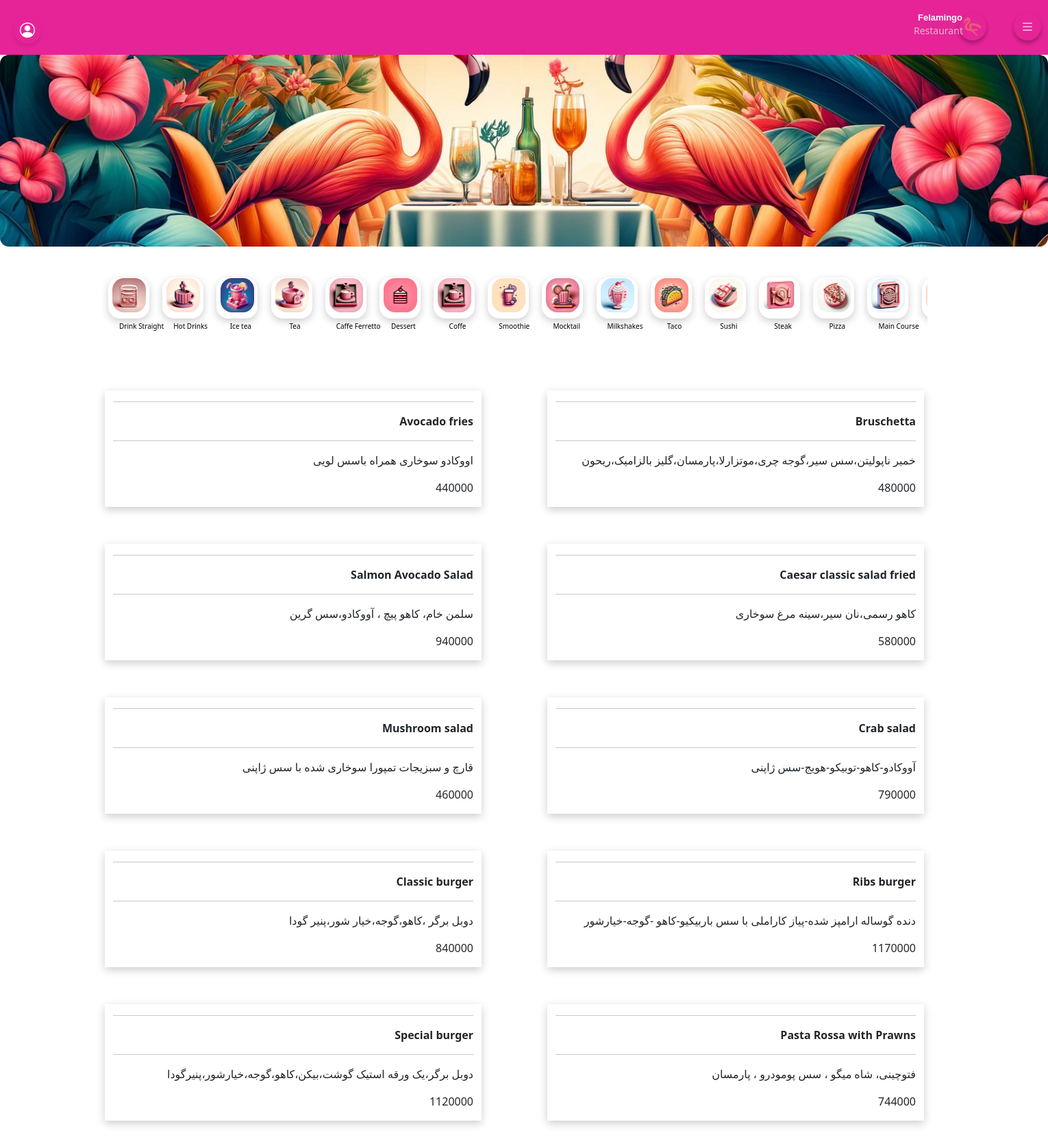
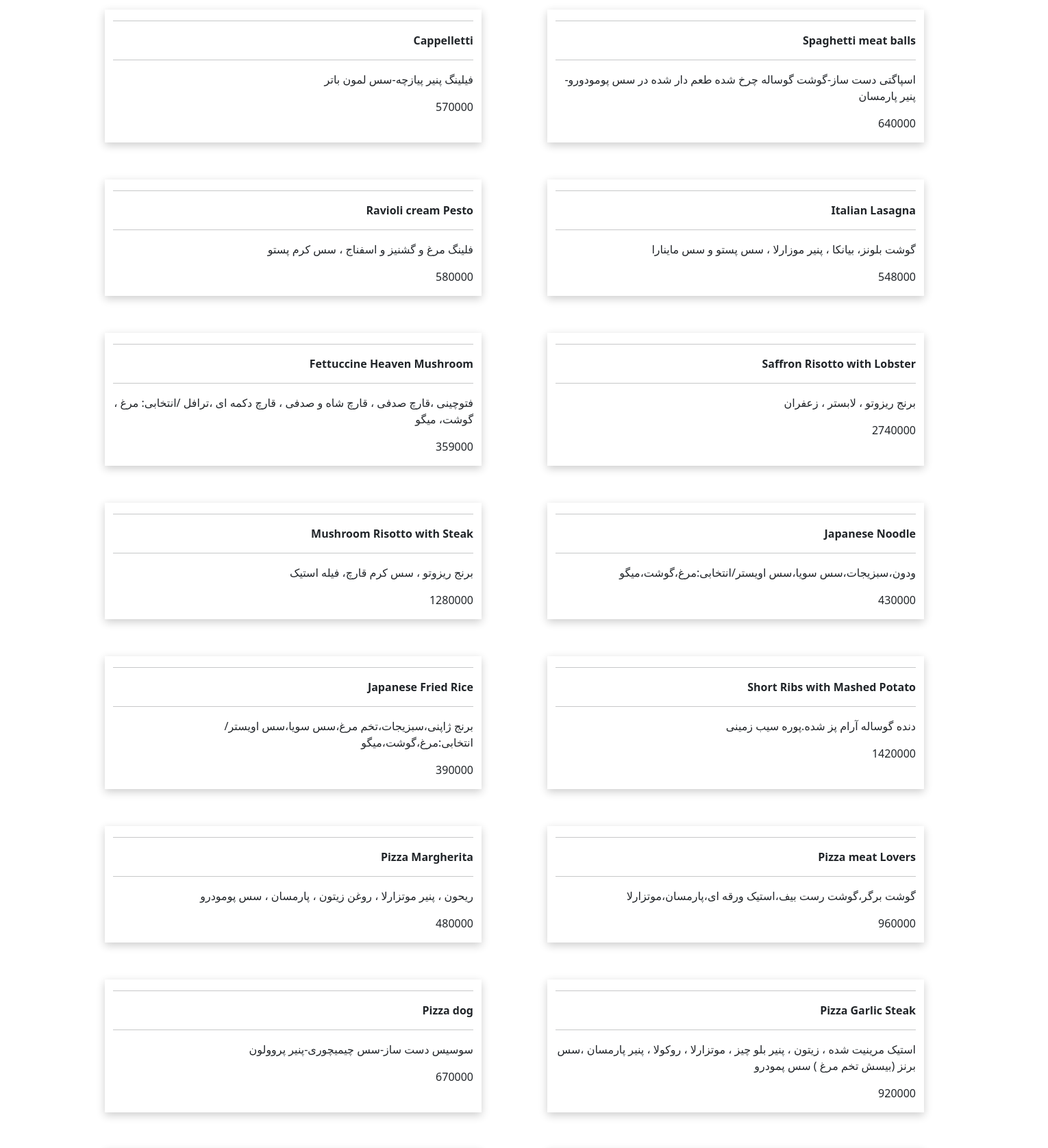
The page / (upper part) on the database its author committed (2 pictures, top to bottom).
### menu/models.py (models this page shows, shortened)
class Category(models.Model):
    name = models.CharField(max_length=100)
    image = models.ImageField(upload_to='categories/', default='categories/default.jpg')

class Product(models.Model):
    name = models.CharField(max_length=100)
    price = models.DecimalField(null=True , blank=True , max_digits=7 , decimal_places=0)
    description = models.TextField(null=True , blank=True)
    available = models.BooleanField(default=True)
    category = models.ForeignKey(Category , on_delete=models.CASCADE , null=True)

### menu/views.py (the view)
# urls.py: path('' , menu_views.index , name='index'),
def index(request):
    available_products = Product.objects.filter(available = True)
    categories = Category.objects.all()
    context = {
        'available_products' : available_products,
        'categories' : categories,
    }
    return render(request ,'menu/index.html' , context)

### menu/templates/menu/index.html (shortened to what this page needs)
{% extends "menu/base.html" %}
    {% block content %}
        <div style="display: flex; flex-wrap: wrap; gap: 10px; justify-content: center; margin-top: 30px; padding-left: 148px; padding-right: 176px; padding-bottom: 40px;">
            <div class="scroolbar">
                {% for category in categories %}
                    <button class="food_items">
                        <img src="{{ category.image.url }}" alt="{{ category.name }}" class="category_images">
                            <p class="food_items_name">
                                {{ category.name }}
                            </p>
                    </button>
                {% endfor %}
            </div>
        </div>
    <div class="container text-center">
        <div class="row text-end moosh">
            {% for product in available_products %}
                <div class="menu_item mt-1 mx-5 col-5">
                    <hr>
                    <strong> {{product.name}} </strong>
                    <hr>
                    <p> {{product.description}} </p>
                    <p> {{product.price}} </p>
                </div>
            {% endfor %}
        </div>
    </div>
    {% endblock %}

### rows shown on the page
Category: image (picture), name "Drink Straight"
Category: image (picture), name "Hot Drinks"
Category: image (picture), name "Ice tea"
Category: image (picture), name "Tea"
Category: image (picture), name "Caffe Ferretto"
Category: image (picture), name "Dessert"
Category: image (picture), name "Coffe"
Category: image (picture), name "Smoothie"
Category: image (picture), name "Mocktail"
Category: image (picture), name "Milkshakes"
Category: image (picture), name "Taco"
Category: image (picture), name "Sushi"
Category: image (picture), name "Steak"
Category: image (picture), name "Pizza"
Category: image (picture), name "Main Course"
Category: image (picture)
Product: name "Avocado fries", description "اووکادو سوخاری همراه باسس لویی", price "440000"
Product: name "Bruschetta", description "خمیر ناپولیتن،سس سیر،گوجه چری،موتزارلا،پارمسان،گلیز بالزامیک،ریحون", price "480000"
Product: name "Salmon Avocado Salad", description "سلمن خام، کاهو پیچ ، آووکادو،سس گرین", price "940000"
Product: name "Caesar classic salad fried", description "کاهو رسمی،نان سیر،سینه مرغ سوخاری", price "580000"
Product: name "Mushroom salad", description "قارچ و سبزیجات تمپورا سوخاری شده با سس ژاپنی", price "460000"
Product: name "Crab salad", description "آووکادو-کاهو-توبیکو-هویج-سس ژاپنی", price "790000"
Product: name "Classic burger", description "دوبل برگر ،کاهو،گوجه،خیار شور،پنیر گودا", price "840000"
Product: name "Ribs burger", description "دنده گوساله ارامپز شده-پیاز کاراملی با سس باربیکیو-کاهو -گوجه-خیارشور", price "1170000"
Product: name "Special burger", description "دوبل برگر،یک ورقه استیک گوشت،بیکن،کاهو،گوجه،خیارشور،پنیرگودا", price "1120000"
Product: name "Pasta Rossa with Prawns", description "فتوچینی، شاه میگو ، سس پومودرو ، پارمسان", price "744000"
Product: name "Cappelletti", description "فیلینگ پنیر پیازچه-سس لمون باتر", price "570000"
Product: name "Spaghetti meat balls", description "اسپاگتی دست ساز-گوشت گوساله چرخ شده طعم دار شده در سس پومودورو-پنیر پارمسان", price "640000"
Product: name "Ravioli cream Pesto", description "فلینگ مرغ و گشنیز و اسفناج ، سس کرم پستو", price "580000"
Product: name "Italian Lasagna", description "گوشت بلونز، بیانکا ، پنیر موزارلا ، سس پستو و سس ماینارا", price "548000"
Product: name "Fettuccine Heaven Mushroom", description "فتوچینی ،قارچ صدفی ، قارچ شاه و صدفی ، قارچ دکمه ای ،ترافل /انتخابی: مرغ ، گوشت، میگو", price "359000"
Product: name "Saffron Risotto with Lobster", description "برنج ریزوتو ، لابستر ، زعفران", price "2740000"
Product: name "Mushroom Risotto with Steak", description "برنج ریزوتو ، سس کرم قارچ، فیله استیک", price "1280000"
Product: name "Japanese Noodle", description "ودون،سبزیجات،سس سویا،سس اویستر/انتخابی:مرغ،گوشت،میگو", price "430000"
Product: name "Japanese Fried Rice", description "برنج ژاپنی،سبزیجات،تخم مرغ،سس سویا،سس اویستر/انتخابی:مرغ،گوشت،میگو", price "390000"
Product: name "Short Ribs with Mashed Potato", description "دنده گوساله آرام پز شده.پوره سیب زمینی", price "1420000"
Product: name "Pizza Margherita", description "ریحون ، پنیر موتزارلا ، روغن زیتون ، پارمسان ، سس پومودرو", price "480000"
Product: name "Pizza meat Lovers", description "گوشت برگر،گوشت رست بیف،استیک ورقه ای،پارمسان،موتزارلا", price "960000"
Product: name "Pizza dog", description "سوسیس دست ساز-سس چیمیچوری-پنیر پروولون", price "670000"
Product: name "Pizza Garlic Steak", description "استیک مرینیت شده ، زیتون ، پنیر بلو چیز ، موتزارلا ، روکولا ، پنیر پارمسان ،سس برنز (بیسش تخم مرغ ) سس پمودرو", price "920000"
